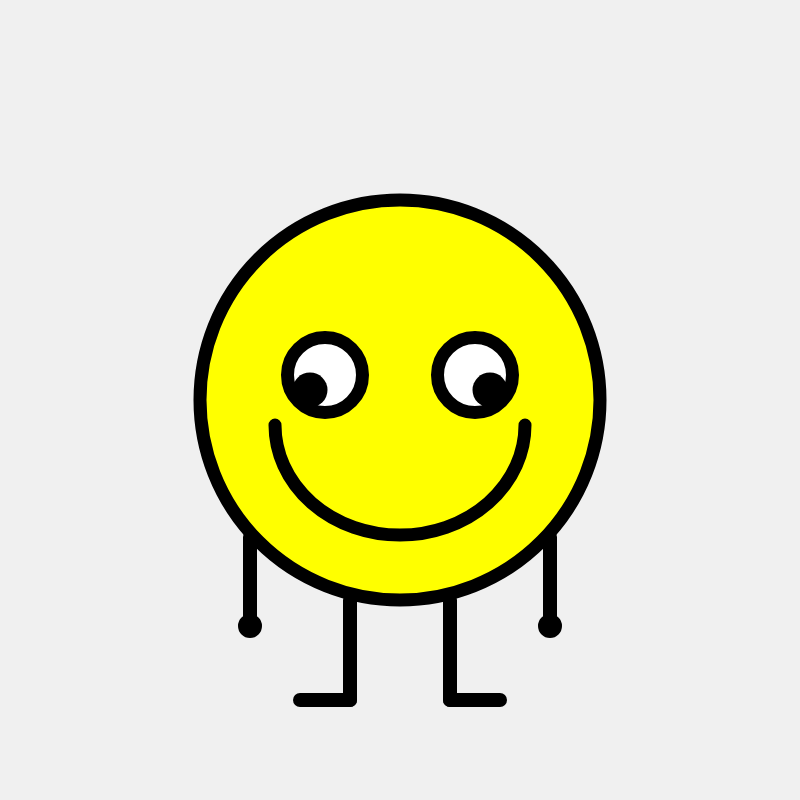
Frame 1 (no input)
Frame 60 (no input): identical to frame 1, image omitted
Frame 120 (the mouse pressed at the canvas centre since frame 60): identical to frame 1, image omitted

The p5.js sketch that drew this single still picture (run headless with seeded random() and noise() and a simulated clock; from frame 60 on, the mouse is pressed at the canvas centre):

// p5.js sketch
// ── sketch.js
function setup() {
  createCanvas(800, 800);
}

function draw() {
  background(240, 240, 240);
  strokeWeight(13)
  fill(255, 255, 0)
  ellipse(400, 400, 400, 400)
  arc(400, 425, 250, 220, 0, PI)
  fill(255, 255, 255)
  ellipse(325, 375, 75, 75)
  ellipse(475, 375, 75, 75)
  strokeWeight(35)
  point(310, 390)
  point(490, 390)
  strokeWeight(14)
  fill(0, 0, 0)
  line(350, 600, 350, 700)
  line(350, 700, 300, 700)
  line(450, 600, 450, 700)
  line(450, 700, 500, 700)
  line(250, 537, 250, 626)
  ellipse(250, 626, 10, 10 )
  line(550, 537, 550, 626)
  ellipse(550, 626, 10, 10)
}
